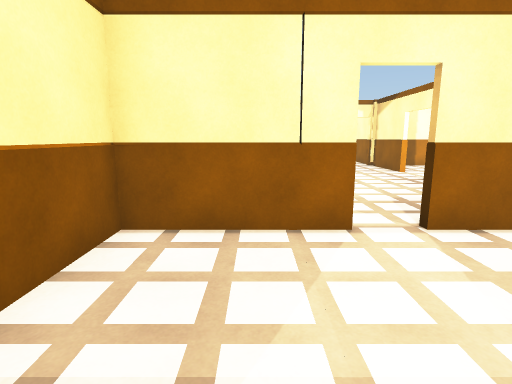
View 1 (above)

16 first-person views from a walk through a 3-D level made in the Unity game engine. The camera is 1.5 m above the floor, tilts 10° down and sees 80° across. Doors are open. The floor is counted in squares, 1 m on a side. Each view is taken from the middle of a square. On the plan, view 1 faces up. The plan holds only what a view shows up to about 15 squares ahead; the rest is blank. The place goes on beyond the plan. The player character is not drawn.

View 2
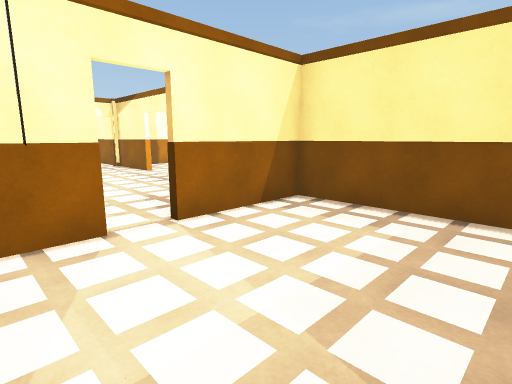

View 3
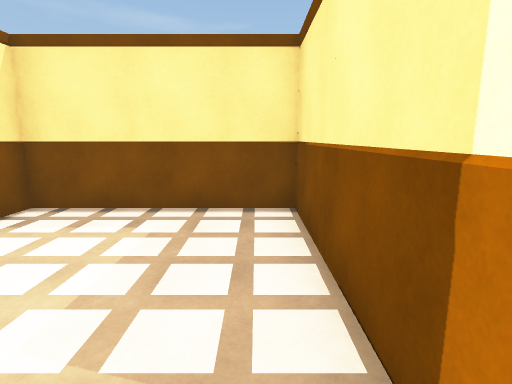

View 4
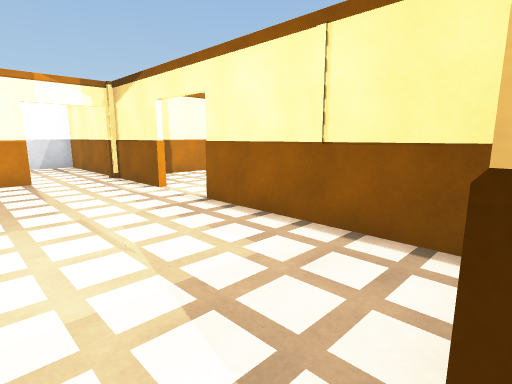

View 5
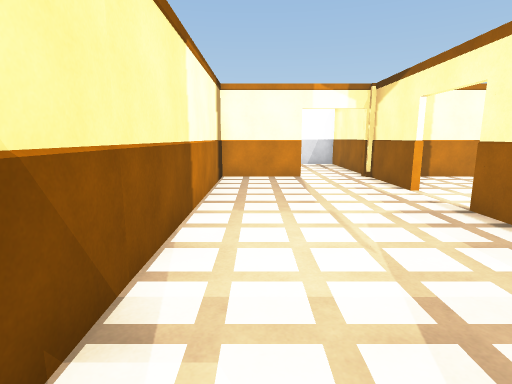

View 6
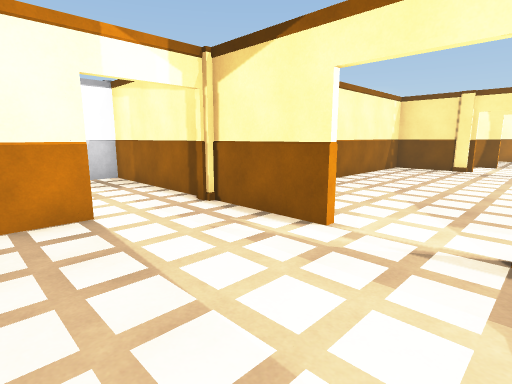

View 7
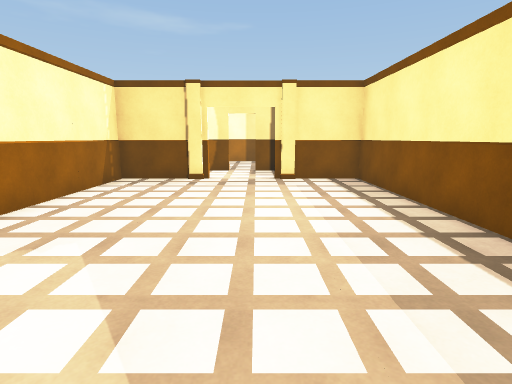

View 8
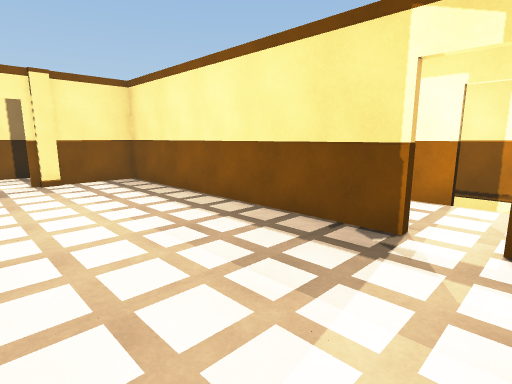

View 9
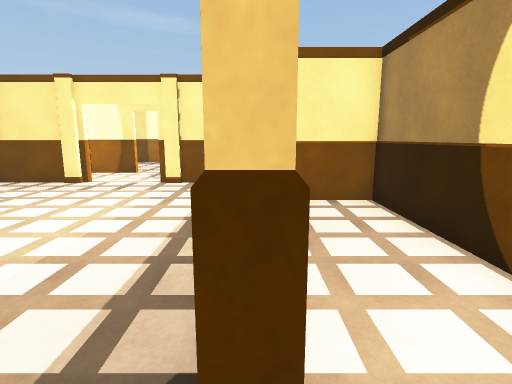

View 10
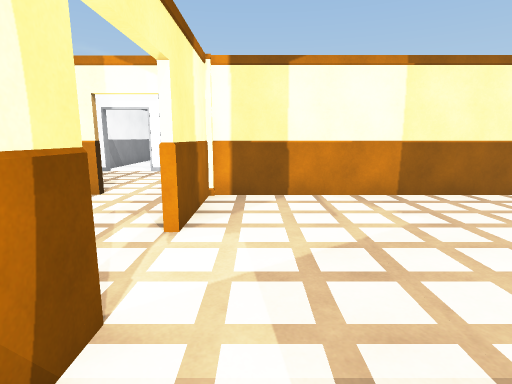

View 11
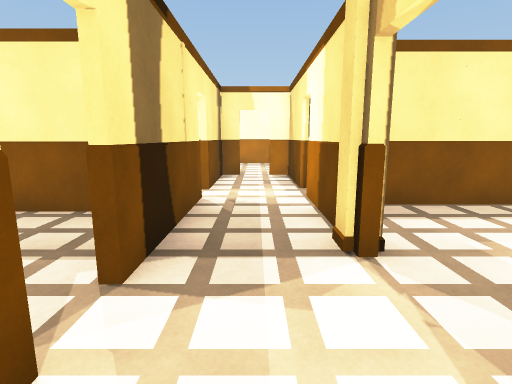

View 12
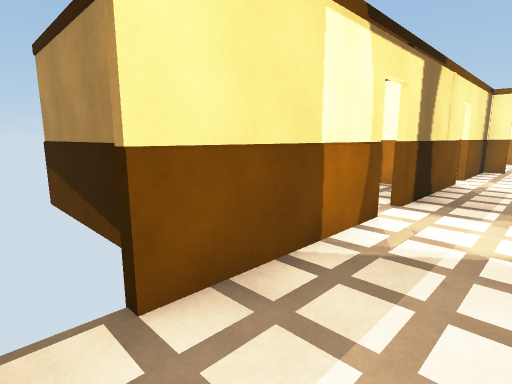

View 13
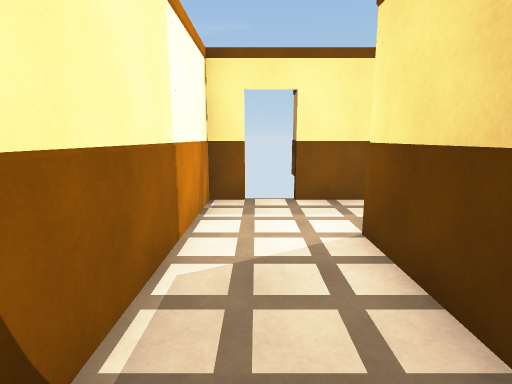

View 14
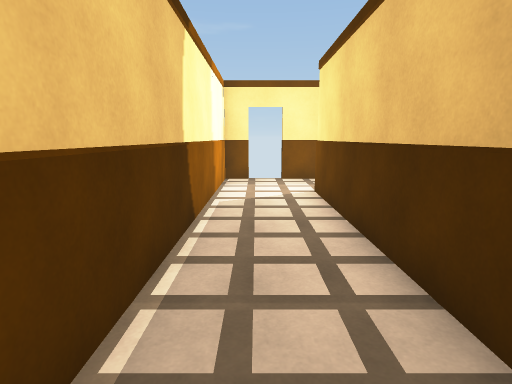

View 15
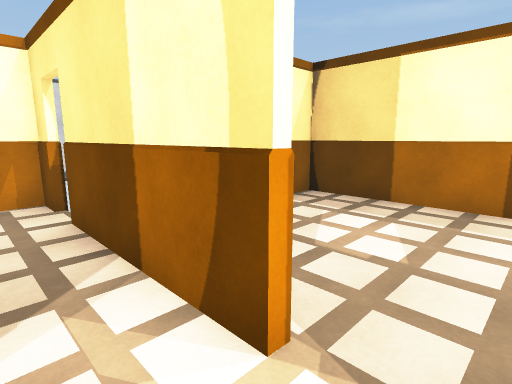

View 16
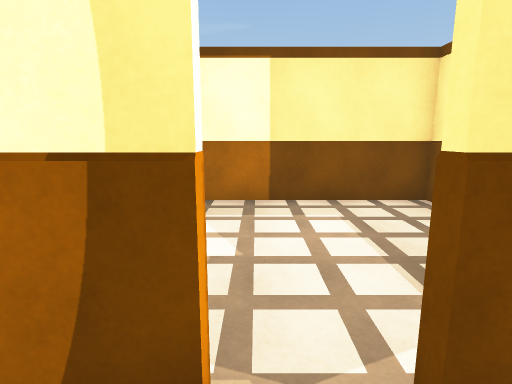

### Floor plan
Ten units are one square. View 1 is at (0, 0); x grows to the right and y downward. Boxes are objects, and circles mark ways between rooms. Rooms are numbered by the first view taken in them; rooms with no view inside come last. Other rooms are left out.
<svg viewBox="-27 -235 306 249">
<path fill="none" stroke="#000" d="M16 -49 -22 -49 -22 -25M9 9 65 9 65 -49 28 -49M65 -137 65 -230 31 -230M39 -171 5 -171M5 -166 7 -63M65 -55 65 -114M186 -101 186 -70M184 -145 184 -171 75 -171M86 -81 184 -81 184 -106M186 -58 186 -23 195 -23M68 -114 68 -102M214 -132 214 -144M214 -72 214 -121M68 -165 68 -138M214 -23 214 -61M117 -173 187 -173M214 -192 214 -202 111 -202M214 -144 214 -181M227 -88 252 -88M269 -88 274 -88 274 -171 265 -171M111 -51 154 -51 154 -71M86 -51 96 -51"/>
<rect x="65" y="-175" width="10" height="10" fill="#bbb"><title>other object</title></rect>
<rect x="185" y="-115" width="10" height="10" fill="#bbb"><title>other object</title></rect>
<rect x="185" y="-145" width="10" height="10" fill="#bbb"><title>other object</title></rect>
<circle cx="20" cy="-50" r="3" fill="#2a7"/>
<circle cx="70" cy="-125" r="3" fill="#2a7"/>
<circle cx="200" cy="-150" r="3" fill="#2a7"/>
<circle cx="210" cy="-130" r="3" fill="#2a7"/>
<circle cx="80" cy="-80" r="3" fill="#2a7"/>
<text x="20" y="-20">1</text>
<text x="40" y="-140">2</text>
<text x="140" y="-110">3</text>
<text x="160" y="-180">4</text>
<text x="240" y="-130">5</text>
<text x="110" y="-60">6</text>
</svg>
Room 1 opens to room 2. Room 2 opens to room 3. Room 3 opens to room 4. Room 3 opens to room 5. Room 3 opens to room 6.

Where each view was taken, in squares from view 1:
view 1: 0 up, 0 right, facing up
view 2: 0 up, 0 right, facing up-right
view 3: 0 up, 0 right, facing right
view 4: 5 up, 2 right, facing up-right
view 5: 5 up, 2 right, facing up
view 6: 11 up, 2 right, facing up-right
view 7: 12 up, 7 right, facing right
view 8: 13 up, 7 right, facing down-right
view 9: 8 up, 8 right, facing right
view 10: 9 up, 8 right, facing up
view 11: 15 up, 20 right, facing down
view 12: 19 up, 19 right, facing down-right
view 13: 19 up, 14 right, facing right
view 14: 19 up, 10 right, facing right
view 15: 12 up, 20 right, facing up-right
view 16: 13 up, 20 right, facing right
